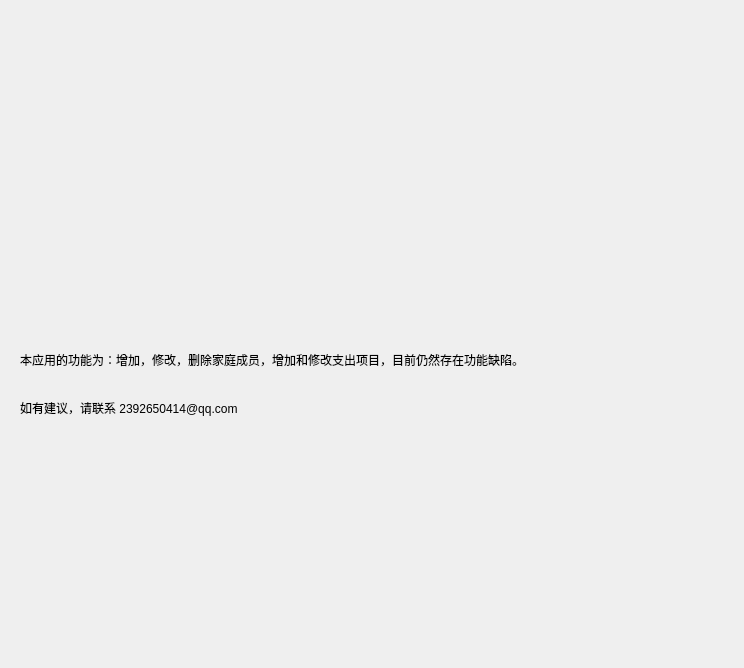
<?xml version="1.0" encoding="UTF-8"?>
<ui version="4.0">
 <class>About</class>
 <widget class="QWidget" name="About">
  <property name="geometry">
   <rect>
    <x>0</x>
    <y>0</y>
    <width>744</width>
    <height>668</height>
   </rect>
  </property>
  <property name="windowTitle">
   <string>帮助</string>
  </property>
  <widget class="QLabel" name="label">
   <property name="geometry">
    <rect>
     <x>190</x>
     <y>20</y>
     <width>331</width>
     <height>181</height>
    </rect>
   </property>
   <property name="text">
    <string/>
   </property>
  </widget>
  <widget class="QLabel" name="label_2">
   <property name="geometry">
    <rect>
     <x>190</x>
     <y>40</y>
     <width>321</width>
     <height>211</height>
    </rect>
   </property>
   <property name="styleSheet">
    <string notr="true">image: url(:/image/image/cat2.png);</string>
   </property>
   <property name="text">
    <string/>
   </property>
  </widget>
  <widget class="QLabel" name="label_3">
   <property name="geometry">
    <rect>
     <x>20</x>
     <y>350</y>
     <width>661</width>
     <height>20</height>
    </rect>
   </property>
   <property name="text">
    <string>本应用的功能为：增加，修改，删除家庭成员，增加和修改支出项目，目前仍然存在功能缺陷。</string>
   </property>
  </widget>
  <widget class="QLabel" name="label_4">
   <property name="geometry">
    <rect>
     <x>20</x>
     <y>400</y>
     <width>601</width>
     <height>16</height>
    </rect>
   </property>
   <property name="text">
    <string>如有建议，请联系 2392650414@qq.com</string>
   </property>
  </widget>
 </widget>
 <resources/>
 <connections/>
</ui>
